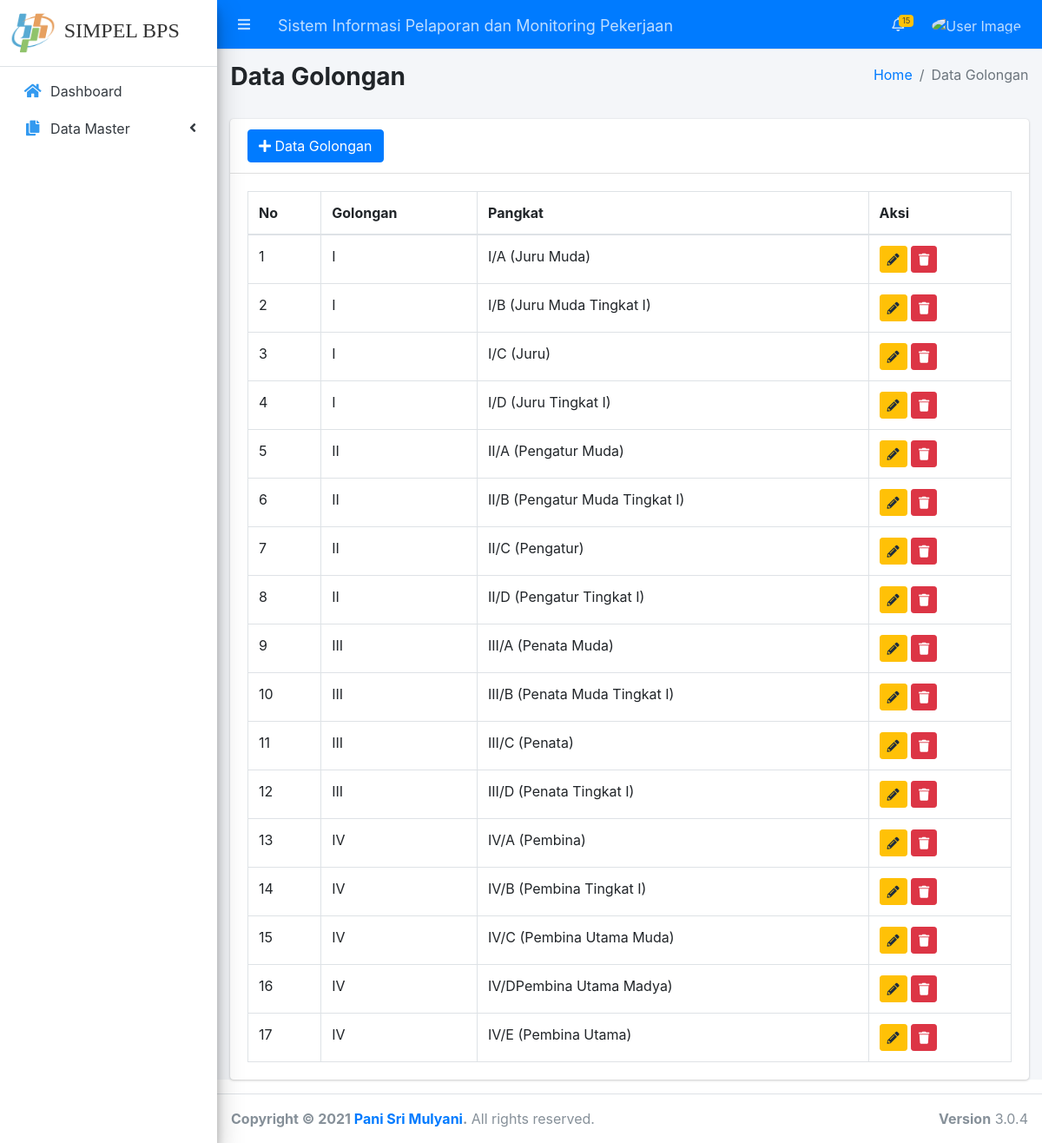
Screenshot of /index.php/Admin/Admin/tabel_golongan with the database file from the repository.
### tables this page shows
CREATE TABLE `golongan` (
  `id` int(20) NOT NULL,
  `golongan` varchar(15) NOT NULL,
  `pangkat` varchar(40) NOT NULL
);

### application/controllers/Admin/Admin.php (called while the page is built, shortened)
<?php if ( ! defined('BASEPATH')) exit('No direct script access allowed');
class Admin extends CI_Controller {
public function tabel_golongan(){
		$data['content'] = 'Admin/v_lihatgolongan';
		$data['data'] = $this->db->get('golongan');
		$this->load->view('Admin/temp_admin',$data);
	}
	}

### index.php (called while the page is built, shortened)
<?php
require_once BASEPATH.'core/CodeIgniter.php';

### application/views/Admin/v_lihatgolongan.php (the view)
    <div class="content-header">
      <div class="container-fluid">
        <div class="row mb-2">
          <div class="col-sm-6">
            <h3><b>
 <font face=""> Data Golongan </font>
</b></h3>
          </div>
          <div class="col-sm-6">
            <ol class="breadcrumb float-sm-right">
              <li class="breadcrumb-item"><a href="<?php echo base_url()."Akademik/home_akademik"?>">Home</a></li>
              <li class="breadcrumb-item active">Data Golongan</li>
            </ol>
          </div>
        </div>
      </div>
    </div>
<div class="container-fluid">
      <div class="col-sm-12">
        <div class="card">
          <div class="card-header">
            <div class="row">
              <div class="col">
                <div class="float-left">
                   <a href="<?php echo base_url()."index.php/Admin/Admin/input_golongan"?> " button type="button" class="btn btn-primary float-left"><i class="fas fa-plus"></i> Data Golongan</a>
               </div>
            </div>
 </div>
</div>
                        <div class="card-body">
                               <table class="table table-bordered" id="dataTables-example">
                                         <thead>
                                         <tr class="nowrap">
                                           <th>No</th>
                                  <th>Golongan</th>
                                    <th>Pangkat</th>
                                    <th>Aksi</th>
                                      </tr>
                                    </thead>
                                    <tbody>
                <tr>
                                    <?php
                                     $no = 1; foreach ($data->result() as $row) : ?>
                                   <td><?php echo $no++ ?></td>
                                <td><?php echo $row->golongan?></td>
                                <td><?php echo $row->pangkat?></td>
                            <td>
                                <a class="btn btn-sm btn-warning" style="color : ;" type="button" href="edit_golongan/<?php echo $row->id ?>" title="">
                                    <li class="fa fa-pencil-alt" style="">
                                    </li>
                                </a>
                                <a class="btn btn-sm btn-danger"  type="button" href="hapus_golongan/<?php echo $row->id ?> "  onClick="return confirm('Apakah anda yakin ingin menghapus data golongan dengan id : <?php echo $row->id ?>');" title="">
                                     <li class="fa fa-trash" style="">
                                    </li>
                                </a>
                                </td>
                                     </tr>
                            <?php endforeach; ?>
                                                                                </tbody>
                                    </table>

### rows the page displays
golongan: golongan "I", pangkat "I/A (Juru Muda)"
golongan: golongan "I", pangkat "I/B (Juru Muda Tingkat I)"
golongan: golongan "I", pangkat "I/C (Juru)"
golongan: golongan "I", pangkat "I/D (Juru Tingkat I)"
golongan: golongan "II", pangkat "II/A (Pengatur Muda)"
golongan: golongan "II", pangkat "II/B (Pengatur Muda Tingkat I)"
golongan: golongan "II", pangkat "II/C (Pengatur)"
golongan: golongan "II", pangkat "II/D (Pengatur Tingkat I)"
golongan: golongan "III", pangkat "III/A (Penata Muda)"
golongan: golongan "III", pangkat "III/B (Penata Muda Tingkat I)"
golongan: golongan "III", pangkat "III/C (Penata)"
golongan: golongan "III", pangkat "III/D (Penata Tingkat I)"
golongan: golongan "IV", pangkat "IV/A (Pembina)"
golongan: golongan "IV", pangkat "IV/B (Pembina Tingkat I)"
golongan: golongan "IV", pangkat "IV/C (Pembina Utama Muda)"
golongan: golongan "IV", pangkat "IV/DPembina Utama Madya)"
golongan: golongan "IV", pangkat "IV/E (Pembina Utama)"
